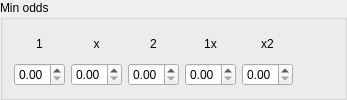
              <widget class="QGroupBox" name="groupBox_5">
               <property name="title">
                <string>Min odds</string>
               </property>
               <layout class="QHBoxLayout" name="horizontalLayout_5">
                <item>
                 <layout class="QVBoxLayout" name="verticalLayout_13">
                  <item>
                   <widget class="QLabel" name="label_22">
                    <property name="maximumSize">
                     <size>
                      <width>51</width>
                      <height>16777215</height>
                     </size>
                    </property>
                    <property name="text">
                     <string>1</string>
                    </property>
                    <property name="alignment">
                     <set>Qt::AlignCenter</set>
                    </property>
                   </widget>
                  </item>
                  <item>
                   <widget class="QDoubleSpinBox" name="spin_odd_1">
                    <property name="maximumSize">
                     <size>
                      <width>51</width>
                      <height>16777215</height>
                     </size>
                    </property>
                    <property name="maximum">
                     <double>20.000000000000000</double>
                    </property>
                    <property name="singleStep">
                     <double>0.010000000000000</double>
                    </property>
                   </widget>
                  </item>
                 </layout>
                </item>
                <item>
                 <layout class="QVBoxLayout" name="verticalLayout_17">
                  <item>
                   <widget class="QLabel" name="label_23">
                    <property name="maximumSize">
                     <size>
                      <width>51</width>
                      <height>16777215</height>
                     </size>
                    </property>
                    <property name="text">
                     <string>x</string>
                    </property>
                    <property name="alignment">
                     <set>Qt::AlignCenter</set>
                    </property>
                   </widget>
                  </item>
                  <item>
                   <widget class="QDoubleSpinBox" name="spin_odd_x">
                    <property name="maximumSize">
                     <size>
                      <width>51</width>
                      <height>16777215</height>
                     </size>
                    </property>
                    <property name="maximum">
                     <double>20.000000000000000</double>
                    </property>
                    <property name="singleStep">
                     <double>0.010000000000000</double>
                    </property>
                   </widget>
                  </item>
                 </layout>
                </item>
                <item>
                 <layout class="QVBoxLayout" name="verticalLayout_31">
                  <item>
                   <widget class="QLabel" name="label_25">
                    <property name="maximumSize">
                     <size>
                      <width>51</width>
                      <height>16777215</height>
                     </size>
                    </property>
                    <property name="text">
                     <string>2</string>
                    </property>
                    <property name="alignment">
                     <set>Qt::AlignCenter</set>
                    </property>
                   </widget>
                  </item>
                  <item>
                   <widget class="QDoubleSpinBox" name="spin_odd_2">
                    <property name="maximumSize">
                     <size>
                      <width>51</width>
                      <height>16777215</height>
                     </size>
                    </property>
                    <property name="maximum">
                     <double>20.000000000000000</double>
                    </property>
                    <property name="singleStep">
                     <double>0.010000000000000</double>
                    </property>
                   </widget>
                  </item>
                 </layout>
                </item>
                <item>
                 <layout class="QVBoxLayout" name="verticalLayout_32">
                  <item>
                   <widget class="QLabel" name="label_26">
                    <property name="maximumSize">
                     <size>
                      <width>51</width>
                      <height>16777215</height>
                     </size>
                    </property>
                    <property name="text">
                     <string>1x</string>
                    </property>
                    <property name="alignment">
                     <set>Qt::AlignCenter</set>
                    </property>
                   </widget>
                  </item>
                  <item>
                   <widget class="QDoubleSpinBox" name="spin_odd_1x">
                    <property name="maximumSize">
                     <size>
                      <width>51</width>
                      <height>16777215</height>
                     </size>
                    </property>
                    <property name="maximum">
                     <double>20.000000000000000</double>
                    </property>
                    <property name="singleStep">
                     <double>0.010000000000000</double>
                    </property>
                   </widget>
                  </item>
                 </layout>
                </item>
                <item>
                 <layout class="QVBoxLayout" name="verticalLayout_33">
                  <property name="sizeConstraint">
                   <enum>QLayout::SetDefaultConstraint</enum>
                  </property>
                  <item>
                   <widget class="QLabel" name="label_27">
                    <property name="maximumSize">
                     <size>
                      <width>51</width>
                      <height>16777215</height>
                     </size>
                    </property>
                    <property name="text">
                     <string>x2</string>
                    </property>
                    <property name="alignment">
                     <set>Qt::AlignCenter</set>
                    </property>
                   </widget>
                  </item>
                  <item>
                   <widget class="QDoubleSpinBox" name="spin_odd_x2">
                    <property name="maximumSize">
                     <size>
                      <width>51</width>
                      <height>16777215</height>
                     </size>
                    </property>
                    <property name="maximum">
                     <double>20.000000000000000</double>
                    </property>
                    <property name="singleStep">
                     <double>0.010000000000000</double>
                    </property>
                   </widget>
                  </item>
                 </layout>
                </item>
                <item>
                 <spacer name="horizontalSpacer_2">
                  <property name="orientation">
                   <enum>Qt::Horizontal</enum>
                  </property>
                  <property name="sizeHint" stdset="0">
                   <size>
                    <width>40</width>
                    <height>20</height>
                   </size>
                  </property>
                 </spacer>
                </item>
               </layout>
              </widget>
